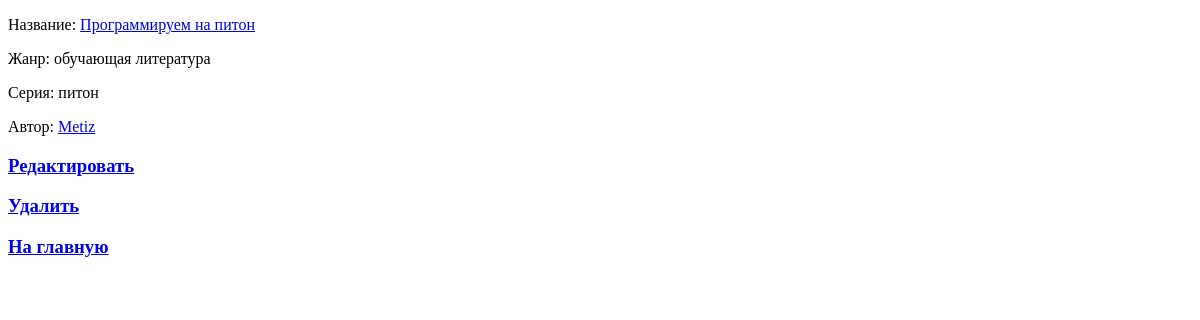
Screenshot of /book/1/ with the database file from the repository.
### main/models.py (models this page shows, shortened)
class Book(models.Model):
    name = models.CharField(max_length=200, unique=True, verbose_name = 'Название',
                     blank=False)
    genre = models.CharField(max_length=100, verbose_name='Жанр', blank=True)
    series = models.CharField(max_length=100, verbose_name='Серия', blank=True)
    author = models.ForeignKey(Author, on_delete=models.DO_NOTHING, verbose_name='Автор')
    read = models.BooleanField(default=False)
    download = models.BooleanField(default=False)
    file = models.FileField(upload_to='books/', verbose_name='Файл', null=True, blank=True)
    class Meta:
            verbose_name = 'Книга'
            verbose_name_plural = 'Книги'
            ordering = ['name']

class Author(models.Model):
    name = models.CharField(max_length=200, unique=True, verbose_name = 'Автор')
    bio = models.TextField(verbose_name = 'Биография', blank=True)
    def __str__(self):
        return self.name
    class Meta:
        verbose_name = 'Автор'
        verbose_name_plural = 'Авторы'
        ordering = ['name']

### main/views.py (the view)
# urls.py: path('book/<int:pk>/', views.BookDetailView.as_view(), name='book_detail'),
class BookDetailView(generic.DetailView):
    model = Book
    template_name = 'main/book_detail.html'

### main/templates/main/book_detail.html (shortened to what this page needs)
{% extends 'layout/basic.html' %}
{% block content %}
    {% if book.file %}
    <p>Название: <a href="{{ book.file.url }}">{{ book.name }}</a></p>
    {% else %}
    <p>Название: {{ book.name }}</p>
    {% endif %}
    <p>Жанр: {{ book.genre }}</p>
    <p>Серия: {{ book.series }}</p>
    <p>Автор: <a href="{% url 'main:view_author' book.author.name %}">{{ book.author }}</a></p>
    <h3><a href="{% url 'main:change_book' book.pk %}">Редактировать</a></h3>
    <h3><a href="{% url 'main:delete_book' book.pk %}">Удалить</a></h3>
    <h3 class="home"><a href="{% url 'main:index' %}">На главную</a></h3>
{% endblock %}

### rows the page displays
Book: name "Программируем на питон", genre "обучающая литература", series "питон", author "Metiz"
